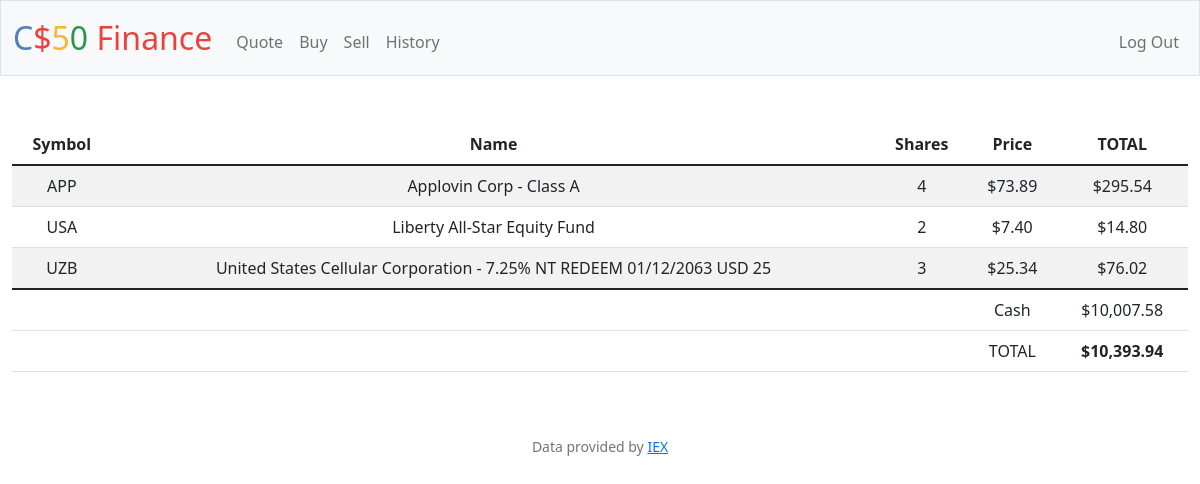
The page / (signed in) on the database its author committed.
### tables this page shows
CREATE TABLE transactions (
id INTEGER PRIMARY KEY AUTOINCREMENT,
user_id INTEGER NOT NULL,
name TEXT NOT NULL,
shares INTEGER NOT NULL,
price NUMERIC NOT NULL,
type TEXT NOT NULL,
symbol TEXT NOT NULL,
time TIMESTAMP DEFAULT CURRENT_TIMESTAMP,
FOREIGN KEY(user_id) REFERENCES users(id));

CREATE TABLE users (id INTEGER, username TEXT NOT NULL, hash TEXT NOT NULL, cash NUMERIC NOT NULL DEFAULT 10000.00, PRIMARY KEY(id));

### app.py (the view)
@app.route("/")
@login_required
def index():
    user_id = session["user_id"]
    stocks = db.execute("SELECT symbol, name, SUM(shares) as total_shares, price FROM transactions where user_id = ? GROUP BY symbol", user_id)
    cash = db.execute("SELECT cash FROM users WHERE id = ?", user_id)[0]["cash"]
    total = cash
    for stock in stocks:
        total += stock["total_shares"] * stock["price"]
    return render_template("index.html", stocks = stocks, cash = cash, total = total, usd = usd)

### app.py (called while the page is built)
@app.after_request
def after_request(response):
    response.headers["Cache-Control"] = "no-cache, no-store, must-revalidate"
    response.headers["Expires"] = 0
    response.headers["Pragma"] = "no-cache"
    return response

### helpers.py (called while the page is built)
def login_required(f):
    @wraps(f)
    def decorated_function(*args, **kwargs):
        if session.get("user_id") is None:
            return redirect("/login")
        return f(*args, **kwargs)
    return decorated_function

def usd(value):
    return f"${value:,.2f}"

### templates/index.html (shortened to what this page needs)
{% extends "layout.html" %}
{% block main %}
    <table class="table table-striped">
        <thead>
            <tr>
                <th>Symbol</th>
                <th>Name</th>
                <th>Shares</th>
                <th>Price</th>
                <th>TOTAL</th>
            </tr>
        </thead>
        <tbody>
            {% for stock in stocks %}
                <tr>
                    <td>{{ stock["symbol"] }}</td>
                    <td>{{ stock["name"] }}</td>
                    <td>{{ stock["total_shares"] }}</td>
                    <td>{{ usd(stock["price"]) }}</td>
                    <td>{{ usd(stock["price"] * stock["total_shares"]) }}</td>
                </tr>
            {% endfor %}
        </tbody>
        <tfoot>
            <tr>
                <td colspan="3"></td>
                <td>Cash</td>
                <td>{{ usd(cash) }}</td>
            </tr>
            <tr>
                <td colspan="3"></td>
                <td>TOTAL</td>
                <td><strong>{{ usd(total) }}</strong></td>
            </tr>
        </tfoot>
    </table>
{% endblock %}

### rows shown on the page
transactions: symbol "APP", name "Applovin Corp - Class A", total_shares "4", price "$73.89", price "$295.54"
transactions: symbol "USA", name "Liberty All-Star Equity Fund", total_shares "2", price "$7.40", price "$14.80"
users: cash "$10,007.58"

### other values the page prints
{{ stock["symbol"] }} "UZB"
{{ stock["name"] }} "United States Cellular Corporation - 7.25% NT REDEEM 01/12/2063 USD 25"
{{ stock["total_shares"] }} "3"
{{ usd(stock["price"]) }} "$25.34"
{{ usd(stock["price"] * stock["total_shares"]) }} "$76.02"
{{ usd(total) }} "$10,393.94"
